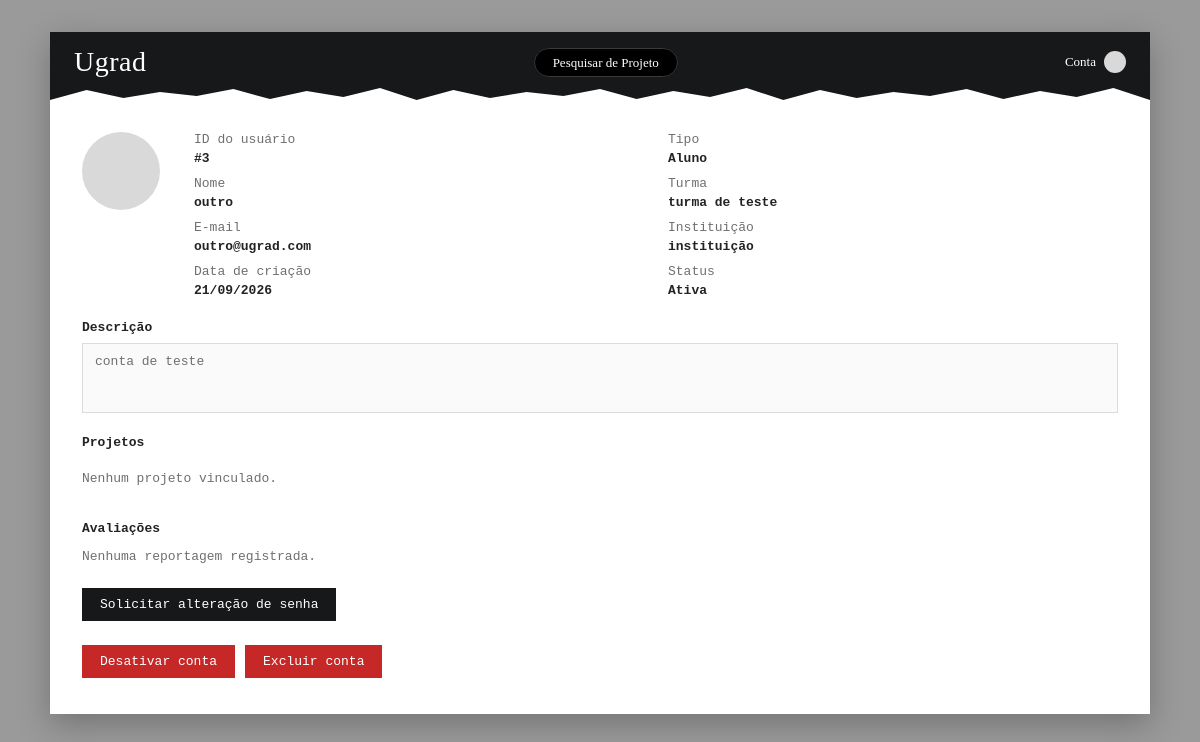
The page /Admin/usuario.php?id=3 on the database its author committed.
### tables this page shows
CREATE TABLE usuarios(
  id int PRIMARY KEY AUTO_INCREMENT,
  nome varchar(64),
  email varchar(128) unique NOT NULL,
  senha varchar(128) NOT NULL,
  descricao varchar(1000),
  tipo int NOT NULL,
  ativada boolean DEFAULT TRUE,
  imagem_perfil longblob,
  data_criacao timestamp DEFAULT CURRENT_TIMESTAMP,
  FOREIGN KEY (tipo) REFERENCES tipos_usuario (id)
);

CREATE TABLE tipos_usuario(
  id int PRIMARY KEY AUTO_INCREMENT,
  nome varchar(14) NOT NULL
);

CREATE TABLE turmas(
  id int PRIMARY KEY AUTO_INCREMENT,
  nome varchar(25) NOT NULL,
  id_instituicao int NOT NULL,
  FOREIGN KEY (id_instituicao) REFERENCES usuarios(id)
);

### Admin/includes/data.php (called while the page is built, shortened)
<?php
require_once '../Servidor/config.php';
function tipo_label(string $tipoNome): string {
    $labels = [
        'ALUNO' => 'Aluno',
        'PROFESSOR' => 'Professor',
        'EMPRESARIO' => 'Investidor/Empresa',
        'INSTITUICAO' => 'Instituição',
        'ADMINISTRADOR' => 'Administrador',
    ];
    return $labels[$tipoNome] ?? ucfirst(strtolower($tipoNome));
}
function formatar_data(?string $timestamp): string {
    $t = strtotime($timestamp);
    return $t ? date('d/m/Y', $t) : '—';
}
function avatar_data_uri(?string $blob): ?string {
    if (!$blob) return null;
    $finfo = new finfo(FILEINFO_MIME_TYPE);
    $mime = $finfo->buffer($blob) ?: 'image/jpeg';
    return 'data:' . $mime . ';base64,' . base64_encode($blob);
}
function find_usuario(int $id): ?array {
    global $pdo;
    $stmt = $pdo->prepare(USUARIO_SELECT . ' WHERE u.id = ?');
    $stmt->execute([$id]);
    $row = $stmt->fetch();
    return $row ?: null;
}

### Admin/includes/usuario_detail.php (the view, shortened to what this page needs)
<?php
$foto = avatar_data_uri($usuario['imagem_perfil'] ?? null);
?>
<div class="detail-panel-inner">
  <div class="detail-grid">
    <?php if ($foto): ?>
      <img class="detail-avatar" src="<?= $foto ?>" alt="Foto de <?= htmlspecialchars($usuario['nome']) ?>">
    <?php else: ?>
      <div class="detail-avatar"></div>
    <?php endif; ?>
    <div class="detail-fields">
      <div><span class="field-label">ID do usuário</span></div>
      <div><span class="field-label">Tipo</span></div>
      <div class="field-value">#<?= $usuario['id'] ?></div>
      <div class="field-value"><?= htmlspecialchars(tipo_label($usuario['tipo_nome'])) ?></div>
      <div><span class="field-label">Nome</span></div>
      <div><span class="field-label">Turma</span></div>
      <div class="field-value"><?= htmlspecialchars($usuario['nome']) ?></div>
      <div class="field-value"><?= htmlspecialchars($usuario['turma_nome'] ?? '—') ?></div>
      <div><span class="field-label">E-mail</span></div>
      <div><span class="field-label">Instituição</span></div>
      <div class="field-value"><?= htmlspecialchars($usuario['email']) ?></div>
      <div class="field-value"><?= htmlspecialchars($usuario['instituicao_nome'] ?? '—') ?></div>
      <div><span class="field-label">Data de criação</span></div>
      <div><span class="field-label">Status</span></div>
      <div class="field-value"><?= htmlspecialchars(formatar_data($usuario['data_criacao'])) ?></div>
      <div class="field-value"><?= $usuario['ativada'] ? 'Ativa' : 'Desativada' ?></div>
    </div>
  </div>
  <div class="block">
    <h2>Descrição</h2>
    <div class="desc-box"><?= htmlspecialchars($usuario['descricao'] ?: 'Sem descrição.') ?></div>
  </div>
  <div class="block">
    <h2>Projetos</h2>
    <div class="chip-row">
      <?php if (empty($projetos)): ?>
        <p style="font-size:13px;color:var(--text-muted)">Nenhum projeto vinculado.</p>
      <?php endif; ?>
    </div>
  </div>
  <div class="block">
    <h2>Avaliações
    </h2>
    <?php if (empty($avaliacoes)): ?>
      <p style="font-size:13px;color:var(--text-muted)">Nenhuma reportagem registrada.</p>
    <?php endif; ?>
  </div>
  <form method="post" action="usuario.php?id=<?= $usuario['id'] ?>" class="actions-row ajax-action-form" data-confirm="Enviar link de redefinição de senha para este usuário?">
    <button type="submit" class="btn btn-dark">Solicitar alteração de senha</button>
  </form>
  <div class="actions-row">
    <?php if ($usuario['ativada']): ?>
      <form method="post" action="usuario.php?id=<?= $usuario['id'] ?>" class="ajax-action-form" data-confirm="Desativar esta conta?">
        <button type="submit" class="btn btn-danger">Desativar conta</button>
      </form>
    <?php endif; ?>
    <form method="post" action="usuario.php?id=<?= $usuario['id'] ?>" class="ajax-action-form" data-confirm="Tem certeza que deseja excluir esta conta? Essa ação não pode ser desfeita.">
      <button type="submit" class="btn btn-danger">Excluir conta</button>
    </form>
  </div>
</div>

### Admin/css/style.css (style rules this page uses)
:root { --black: #17181a; --near-black: #222325; --grey-bg: #9a9a9a; --card-bg: #ffffff; --border: #dcdcdc; --text: #232323; --text-muted: #6f6f6f; --red: #c62828; --red-dark: #a11f1f; --green: #2e7d32; --radius: 0; --font: 'IBM Plex Mono', 'Courier New', monospace; --soft-bg: #fafafa; --avatar-bg: #d9d9d9; --row-selected-bg: #f4f4f4; --fs-2xs: 10px; --fs-xs: 11px; --fs-sm: 12px; --fs-base: 13px; --fs-md: 14px; --fs-lg: 16px; --fs-xl: 18px; --fw-regular: 400; --fw-semibold: 600; }
* { box-sizing: border-box; }
button, input, textarea, select { font-family: inherit; }
body { margin: 0; font-family: var(--font); background: var(--grey-bg); color: var(--text); min-height: 100vh; transition: background-color .15s ease, color .15s ease; }
.detail-panel-inner .detail-grid { margin-bottom: 16px; }
.detail-grid { display: grid; grid-template-columns: 90px 1fr; gap: 22px; margin-bottom: 22px; }
.detail-avatar { width: 78px; height: 78px; border-radius: 50%; background: var(--avatar-bg); }
.detail-fields { display: grid; grid-template-columns: 1fr 1fr; gap: 4px 24px; font-size: var(--fs-base); }
.detail-fields .field-label { color: var(--text-muted); }
.detail-fields .field-value { font-weight: var(--fw-semibold); margin-bottom: 6px; }
.block { margin-bottom: 22px; }
.block h2 { font-size: var(--fs-base); font-weight: var(--fw-semibold); text-transform: none; margin: 0 0 8px; display: flex; align-items: center; gap: 6px; }
.desc-box { border: 1px solid var(--border); border-radius: var(--radius); min-height: 70px; padding: 10px 12px; font-size: var(--fs-base); color: var(--text-muted); background: var(--soft-bg); }
.chip-row { display: flex; gap: 10px; flex-wrap: wrap; }
.actions-row { display: flex; gap: 10px; flex-wrap: wrap; margin-top: 24px; }
.btn { border: none; border-radius: var(--radius); padding: 9px 18px; font-size: var(--fs-base); cursor: pointer; }
.btn-dark { background: var(--black); color: #fff; }
.btn-danger { background: var(--red); color: #fff; }

### rows shown on the page
usuarios: id "3", tipo.nome "Aluno", nome "outro", turmas.nome "turma de teste", email "outro@ugrad.com", usuarios.nome "instituição", data_criacao "21/09/2026", descricao "conta de teste"
